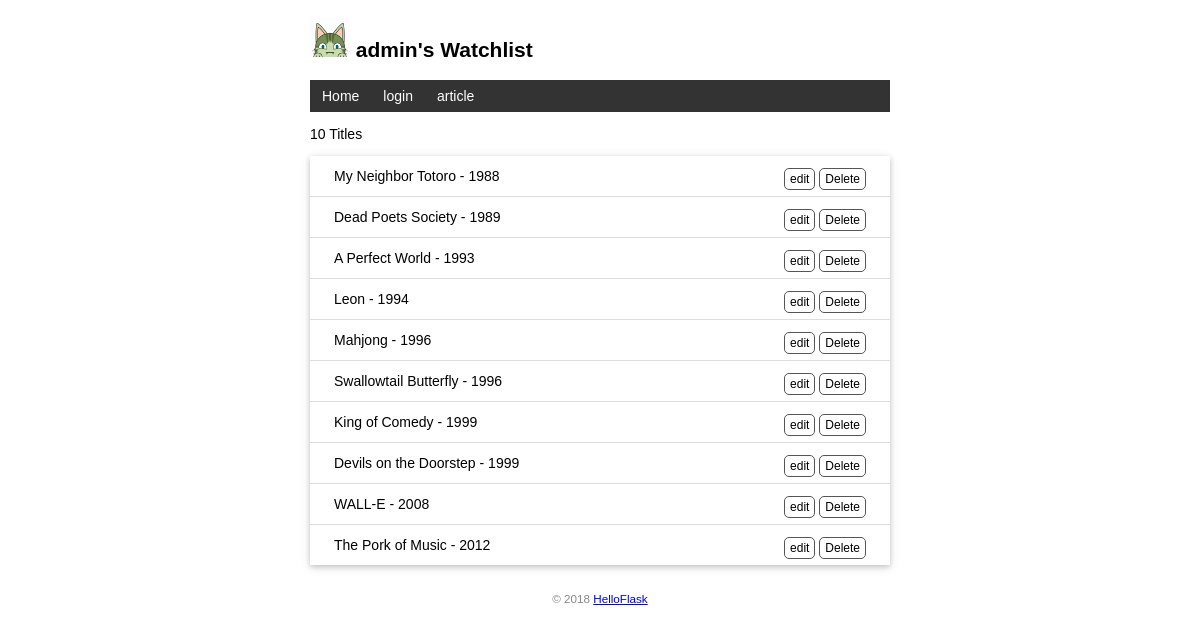
The page / on the database its author committed.
### app.py (models this page shows, shortened)
class User(db.Model, UserMixin):
    id = db.Column(db.Integer, primary_key=True)
    name = db.Column(db.String(20))
    username = db.Column(db.String(20))
    password_hash = db.Column(db.String(128))

class Movie(db.Model):
    id = db.Column(db.Integer, primary_key=True)
    title = db.Column(db.String(60))
    year = db.Column(db.String(4))

### app.py (the view, shortened to what this page needs)
@app.route('/', methods=['GET', 'POST'])
def index():
    movie = Movie.query.all()
    return render_template('index_in_base.html', movie=movie)

### app.py (called while the page is built)
@app.context_processor
def inject_user():
    user = User.query.first()
    return dict(user=user)

### watchlist/templates/index_in_base.html (shortened to what this page needs)
{% extends 'base.html' %}
{% block content %}
    <p>{{ movie|length }} Titles</p>
    <ul class="movie-list">
        {% for item in movie %}
        <li>
            {{ item.title }} - {{ item.year }}
            <span class="float-right">
                <a class="btn" href="{{url_for('edit', movie_id = item.id)}}">edit</a>
                <form class="inline-form" method="post" action="{{ url_for('delete', movie_id=item.id) }}">
                    <input class="btn" type="submit" name="delete" value="Delete" onclick="return confirm('Are you sure?')">
                </form>
            </span>
        </li>
        {% endfor %}
    </ul>
{% endblock %}

### watchlist/templates/base.html (shortened to what this page needs)
<!DOCTYPE html>
<html lang="en">
<head>
    {% block head %}
    <link rel="stylesheet" href="{{ url_for('static', filename='style.css') }}" type="text/css">
    {% endblock %}
</head>
<body>
    <h2>
        <img alt="Avatar" class="avatar" src="{{ url_for('static', filename='images/avatar.png') }}">
        {{ user.name }}'s Watchlist
    </h2>
    <nav>
        <ul>
            <li><a href="{{ url_for('index') }}">Home</a></li>
            <li><a href="{{ url_for('login') }}">login</a></li>
            <li><a href="{{ url_for('article') }}">article</a></li>
        </ul>
    </nav>
    {% block content %}{% endblock %}
    <footer>
        <small>&copy; 2018 <a href="http://helloflask.com/tutorial">HelloFlask</a></small>
    </footer>
</body>
</html>

### watchlist/static/style.css (style rules this page uses)
body { margin: auto; max-width: 580px; font-size: 14px; font-family: Helvetica, Arial, sans-serif; }
footer { color: #888; margin-top: 15px; text-align: center; padding: 10px; }
.avatar { width: 40px; }
.movie-list { list-style-type: none; padding: 0; margin-bottom: 10px; box-shadow: 0 2px 5px 0 rgba(0, 0, 0, 0.16), 0 2px 10px 0 rgba(0, 0, 0, 0.12); }
.movie-list li { padding: 12px 24px; border-bottom: 1px solid #ddd; }
.movie-list li:last-child { border-bottom:none; }
nav ul { list-style-type: none; margin: 0; padding: 0; overflow: hidden; background-color: #333; }
nav li { float: left; }
nav li a { display: block; color: white; text-align: center; padding: 8px 12px; text-decoration: none; }
.float-right { float: right; }
input[type=submit] { font-family: inherit; }
.btn { font-size: 12px; padding: 3px 5px; text-decoration: none; cursor: pointer; background-color: white; color: black; border: 1px solid #555555; border-radius: 5px; }
.inline-form { display: inline; }

### rows shown on the page
User: name "admin"
Movie: title "My Neighbor Totoro", year "1988"
Movie: title "Dead Poets Society", year "1989"
Movie: title "A Perfect World", year "1993"
Movie: title "Leon", year "1994"
Movie: title "Mahjong", year "1996"
Movie: title "Swallowtail Butterfly", year "1996"
Movie: title "King of Comedy", year "1999"
Movie: title "Devils on the Doorstep", year "1999"
Movie: title "WALL-E", year "2008"
Movie: title "The Pork of Music", year "2012"

### other values the page prints
{{ movie|length }} "10"
